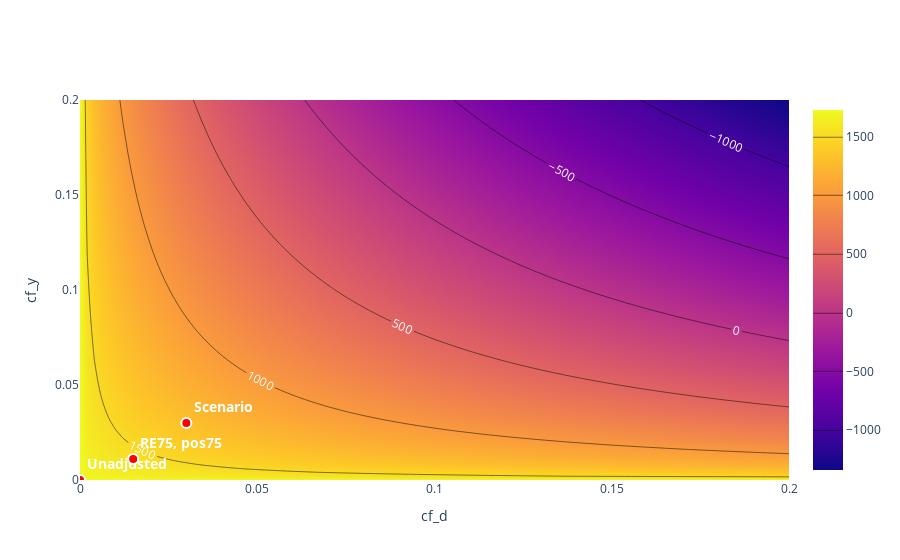

Here is the notebook cell this chart was saved with:
### Code cell
bench_results_exp = dml_plr_exp.sensitivity_benchmark(bench_set)
print(bench_results_exp)

benchmarks_dict = {'cf_d' : bench_results_exp['cf_d'].astype(float).round(3).tolist(),
                   'cf_y' : bench_results_exp['cf_y'].astype(float).round(3).tolist(),
                   'name' : ['RE75, pos75']}


contour_exp = dml_plr_exp.sensitivity_plot(grid_bounds = (0.2, 0.2), benchmarks = benchmarks_dict)
contour_exp.show()

### Figure 1 — Plotly figure (JSON) as saved in the notebook; plotly's stock layout.template omitted (floating-point values rounded to 4 significant figures; data arrays with more than 128 entries replaced by an {"elided": "..."} marker saying what was removed)
{"data": [{"contours": {"coloring": "heatmap", "labelfont": {"color": "white", "size": 12}, "showlabels": true}, "hovertemplate": "cf_d: %{x:.3f}<br>cf_y : %{y:.3f}</b><br>Bound: %{z:.3f}</b>", "name": "Contour", "type": "contour", "x": [0, 0.00202, 0.00404, 0.006061, 0.008081, 0.0101, 0.01212, 0.01414, 0.01616, 0.01818, 0.0202, 0.02222, 0.02424, 0.02626, 0.02828, 0.0303, 0.03232, 0.03434, 0.03636, 0.03838, 0.0404, 0.04242, 0.04444, 0.04646, 0.04848, 0.05051, 0.05253, 0.05455, 0.05657, 0.05859, 0.06061, 0.06263, 0.06465, 0.06667, 0.06869, 0.07071, 0.07273, 0.07475, 0.07677, 0.07879, 0.08081, 0.08283, 0.08485, 0.08687, 0.08889, 0.09091, 0.09293, 0.09495, 0.09697, 0.09899, 0.101, 0.103, 0.1051, 0.1071, 0.1091, 0.1111, 0.1131, 0.1152, 0.1172, 0.1192, 0.1212, 0.1232, 0.1253, 0.1273, 0.1293, 0.1313, 0.1333, 0.1354, 0.1374, 0.1394, 0.1414, 0.1434, 0.1455, 0.1475, 0.1495, 0.1515, 0.1535, 0.1556, 0.1576, 0.1596, 0.1616, 0.1636, 0.1657, 0.1677, 0.1697, 0.1717, 0.1737, 0.1758, 0.1778, 0.1798, 0.1818, 0.1838, 0.1859, 0.1879, 0.1899, 0.1919, 0.1939, 0.196, 0.198, 0.2], "y": [0, 0.00202, 0.00404, 0.006061, 0.008081, 0.0101, 0.01212, 0.01414, 0.01616, 0.01818, 0.0202, 0.02222, 0.02424, 0.02626, 0.02828, 0.0303, 0.03232, 0.03434, 0.03636, 0.03838, 0.0404, 0.04242, 0.04444, 0.04646, 0.04848, 0.05051, 0.05253, 0.05455, 0.05657, 0.05859, 0.06061, 0.06263, 0.06465, 0.06667, 0.06869, 0.07071, 0.07273, 0.07475, 0.07677, 0.07879, 0.08081, 0.08283, 0.08485, 0.08687, 0.08889, 0.09091, 0.09293, 0.09495, 0.09697, 0.09899, 0.101, 0.103, 0.1051, 0.1071, 0.1091, 0.1111, 0.1131, 0.1152, 0.1172, 0.1192, 0.1212, 0.1232, 0.1253, 0.1273, 0.1293, 0.1313, 0.1333, 0.1354, 0.1374, 0.1394, 0.1414, 0.1434, 0.1455, 0.1475, 0.1495, 0.1515, 0.1535, 0.1556, 0.1576, 0.1596, 0.1616, 0.1636, 0.1657, 0.1677, 0.1697, 0.1717, 0.1737, 0.1758, 0.1778, 0.1798, 0.1818, 0.1838, 0.1859, 0.1879, 0.1899, 0.1919, 0.1939, 0.196, 0.198, 0.2], "z": {"elided": "100x100 float values"}}, {"hovertemplate": "cf_d: %{x:.3f}<br>cf_y : %{y:.3f}</b><br>Bound: 1309.011</b>", "marker": {"color": "red", "line": {"color": "white", "width": 2}, "size": 10}, "mode": "markers+text", "name": "Scenario", "showlegend": false, "text": ["<b>Scenario</b>"], "textfont": {"color": "white", "size": 14}, "textposition": "top right", "type": "scatter", "x": [0.03], "y": [0.03]}, {"hovertemplate": "cf_d: %{x:.3f}<br>cf_y : %{y:.3f}</b><br>Bound: 1726.899</b>", "marker": {"color": "red", "line": {"color": "white", "width": 2}, "size": 10}, "mode": "markers+text", "name": "Unadjusted", "showlegend": false, "text": ["<b>Unadjusted</b>"], "textfont": {"color": "white", "size": 14}, "textposition": "top right", "type": "scatter", "x": [0], "y": [0]}, {"customdata": [[1575.0]], "hovertemplate": "cf_d: %{x:.3f}<br>cf_y : %{y:.3f}</b><br>Bound: %{customdata[0]:.3f}</b>", "marker": {"color": "red", "line": {"color": "white", "width": 2}, "size": 10}, "mode": "markers+text", "name": "Benchmarks", "showlegend": false, "text": ["<b>RE75, pos75</b>"], "textfont": {"color": "white", "size": 14}, "textposition": "top right", "type": "scatter", "x": [0.015], "y": [0.011]}], "layout": {"title": {}, "xaxis": {"range": [0, 0.2], "title": {"text": "cf_d"}}, "yaxis": {"range": [0, 0.2], "title": {"text": "cf_y "}}}}
